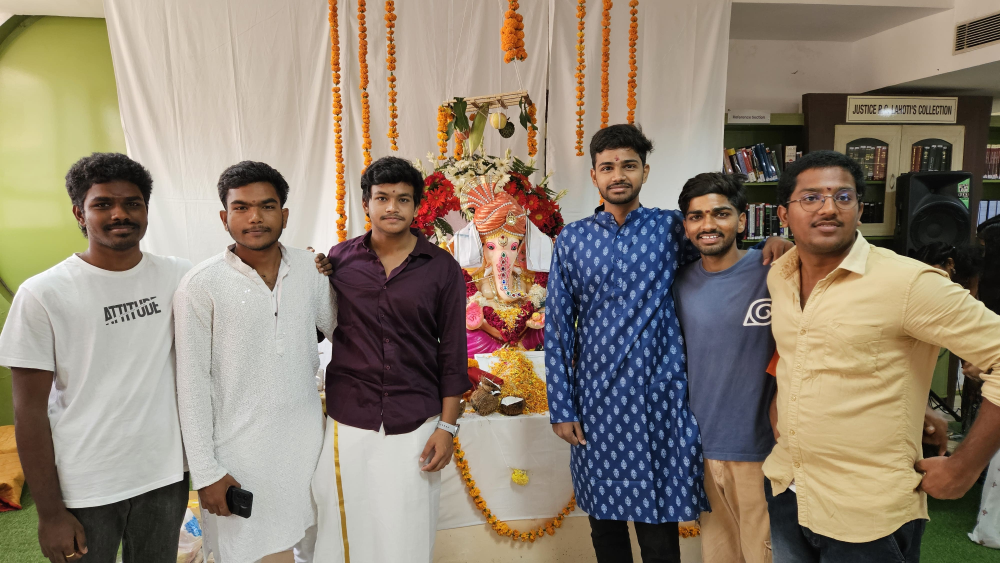
#> input picture ComputerVision/Resource/frnds.jpeg, 4000 x 2252 px, found by its file name (shown at 1/4 size)
$ python scratchwork5.py
#> lines starting #> are read from the running program, lines starting #| are printed output that depends on the picture
#WARP prespective
import cv2
import numpy as np
img=cv2.imread("/Users/bharathgoud/PycharmProjects/machineLearing/ComputerVision/Resource/frnds.jpeg")
#> img is the input picture: shape (2252, 4000, 3); mean B, G, R 115.1, 130.4, 142.8
width,height=250,350
pts1= np.float32([[397,789],[200,682],[292,719],[319,748]]) #these are tha points in the image that we need, we can get these point from paint microsoft or mac
pts2= np.float32([[0,0],[width,0],[0,height],[width,height]])
matrix = cv2.getPerspectiveTransform(pts1,pts2)
imgOutput = cv2.warpPerspective(img,matrix,(width,height))
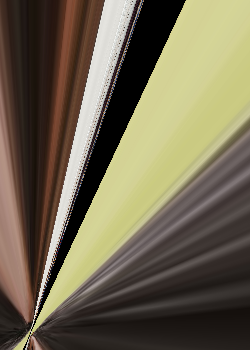
#> imgOutput: shape (350, 250, 3); mean B, G, R 80.9, 102.9, 111.9
cv2.imshow("image",img)
cv2.imshow("extractedimg",imgOutput)
cv2.waitKey(0)

$ run again, with ComputerVision/Resource/ganesh.jpeg copied over ComputerVision/Resource/frnds.jpeg
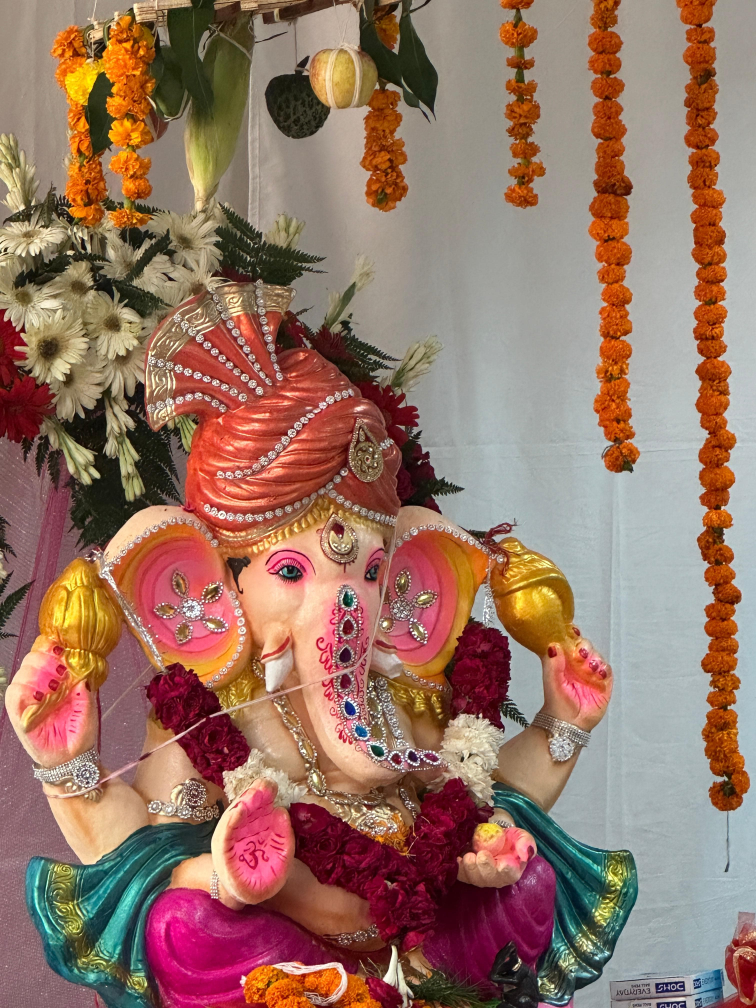
#> input picture ComputerVision/Resource/ganesh.jpeg, 3024 x 4032 px, found by its file name (shown at 1/4 size)
#> img is the input picture: shape (4032, 3024, 3); mean B, G, R 101.2, 116.1, 150.9
#> `imgOutput = cv2.warpPerspective(img,matrix,(width,height))`:
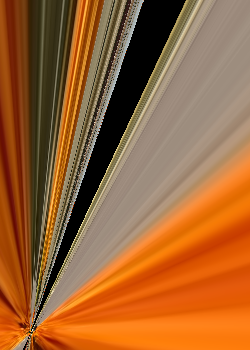
#> imgOutput: shape (350, 250, 3); mean B, G, R 52.9, 99.6, 156.5
